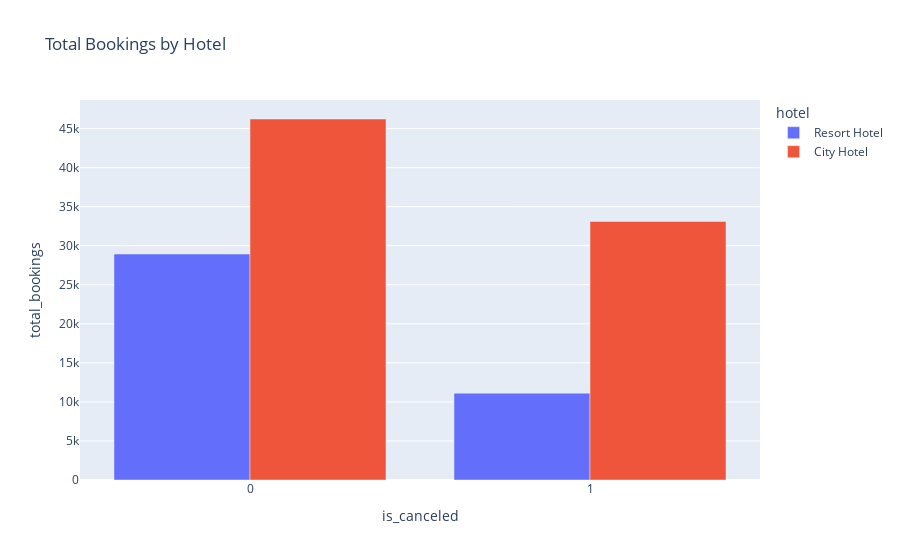

Notebook source saved alongside this figure:
### Code cell
conn_norm = create_connection('hotel_booking_norm.db')
cur = conn_norm.cursor()
sql = '''
select hotel, is_canceled, count(*) as total_bookings
from booking
group by hotel, is_canceled
order by total_bookings;
'''
res = pd.read_sql_query(sql, conn_norm)
conn_norm.commit()
conn_norm.close()
fig = px.bar(res, x='is_canceled', y='total_bookings', color='hotel', barmode='group', title='Total Bookings by Hotel')
fig.show()

### Figure 1 — Plotly figure (JSON) as saved in the notebook; plotly's stock layout.template omitted (floating-point values rounded to 4 significant figures)
{"data": [{"alignmentgroup": "True", "hovertemplate": "hotel=Resort Hotel<br>is_canceled=%{x}<br>total_bookings=%{y}<extra></extra>", "legendgroup": "Resort Hotel", "marker": {"color": "#636efa", "pattern": {"shape": ""}}, "name": "Resort Hotel", "offsetgroup": "Resort Hotel", "orientation": "v", "showlegend": true, "textposition": "auto", "type": "bar", "x": [1, 0], "xaxis": "x", "y": [11122, 28938], "yaxis": "y"}, {"alignmentgroup": "True", "hovertemplate": "hotel=City Hotel<br>is_canceled=%{x}<br>total_bookings=%{y}<extra></extra>", "legendgroup": "City Hotel", "marker": {"color": "#EF553B", "pattern": {"shape": ""}}, "name": "City Hotel", "offsetgroup": "City Hotel", "orientation": "v", "showlegend": true, "textposition": "auto", "type": "bar", "x": [1, 0], "xaxis": "x", "y": [33102, 46228], "yaxis": "y"}], "layout": {"barmode": "group", "legend": {"title": {"text": "hotel"}, "tracegroupgap": 0}, "title": {"text": "Total Bookings by Hotel"}, "xaxis": {"anchor": "y", "domain": [0, 1], "title": {"text": "is_canceled"}}, "yaxis": {"anchor": "x", "domain": [0, 1], "title": {"text": "total_bookings"}}}}
